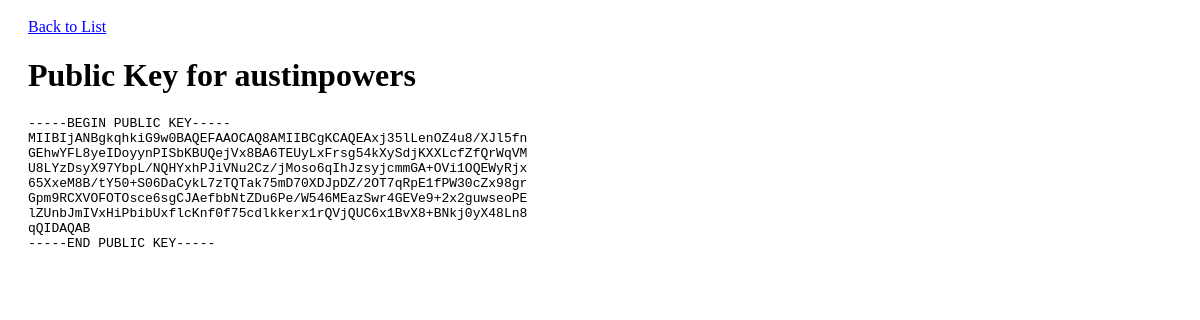
The page /apex/public/agents/public_key.php?id=5 on the database its author committed.
### tables this page shows
CREATE TABLE `agents` (
  `id` int(11) NOT NULL AUTO_INCREMENT,
  `codename` varchar(255) DEFAULT NULL,
  `public_key` text,
  `private_key` text,
  PRIMARY KEY (`id`)
);

### apex/private/functions.php (called while the page is built, shortened)
<?php
  function h($string="") {
    return htmlspecialchars($string);
  }
  function url_for($script_path) {
    return DOC_ROOT . $script_path;
  }
?>

### apex/private/database.php (called while the page is built, shortened)
<?php
  function db_connect() {
    $connection = mysqli_connect(DB_SERVER, DB_USER, DB_PASS, DB_NAME);
    return $connection;
  }
  function db_query($connection, $sql) {
    $result_set = mysqli_query($connection, $sql);
    return $result_set;
  }
  function db_fetch_assoc($result_set) {
    return mysqli_fetch_assoc($result_set);
  }
  function db_escape($connection, $string) {
    return mysqli_real_escape_string($connection, $string);
  }
?>

### apex/private/query_functions.php (called while the page is built, shortened)
<?php
  function find_agent_by_id($id=0) {
    global $db;
    $sql = "SELECT * FROM agents ";
    $sql .= "WHERE id='" . h(db_escape(db_connect(),$id)) . "';";
    $result = db_query($db, $sql);
    return $result;
  }
?>

### apex/public/agents/public_key.php (the view, shortened to what this page needs)
<?php
  $id = $_GET['id'];
  $agent_result = find_agent_by_id($id);
  $agent = db_fetch_assoc($agent_result);
?>
<!doctype html>
<html lang="en">
  <head>
    <link rel="stylesheet" media="all" href="<?php echo DOC_ROOT . '/includes/styles.css'; ?>" />
  </head>
  <body>
    <a href="<?php echo url_for('/agents/index.php'); ?>">Back to List</a>
    <br/>
    <h1>Public Key for <?php echo h($agent['codename']); ?></h1>
    <div>
      <p><pre><?php echo h($agent['public_key']); ?></pre></p>
    </div>
  </body>
</html>

### apex/public/includes/styles.css (style rules this page uses)
body { padding: 10px 20px; }
a, a:visited { color: blue; }

### rows shown on the page
agents: codename "austinpowers", public_key "-----BEGIN PUBLIC KEY----- MIIBIjANBgkqhkiG9w0BAQEFAAOCAQ8AMIIBCgKCAQEAxj35lLenOZ4u8/XJl5fn GEhwYFL8yeIDoyynPISbKBUQejVx8BA6TEUyLxFrsg54kXySdjKXXLcfZfQrWqVM U8LYzDsyX97YbpL/NQHYxhPJiVNu2Cz/jMoso6qIhJzsyjcmmGA+OVi1OQEWyRjx 65XxeM8B/tY50+S06DaCykL7zTQTak75mD70XDJpDZ/2OT7qRpE1fPW30cZx98gr Gpm9RCXVOFOTOsce6sgCJAefbbNtZDu6Pe/W546MEazSwr4GEVe9+2x2guwseoPE lZUnbJmIVxHiPbibUxflcKnf0f75cdlkkerx1rQVjQUC6x1BvX8+BNkj0yX48Ln8 qQIDAQAB -----END PUBLIC KEY-----"
